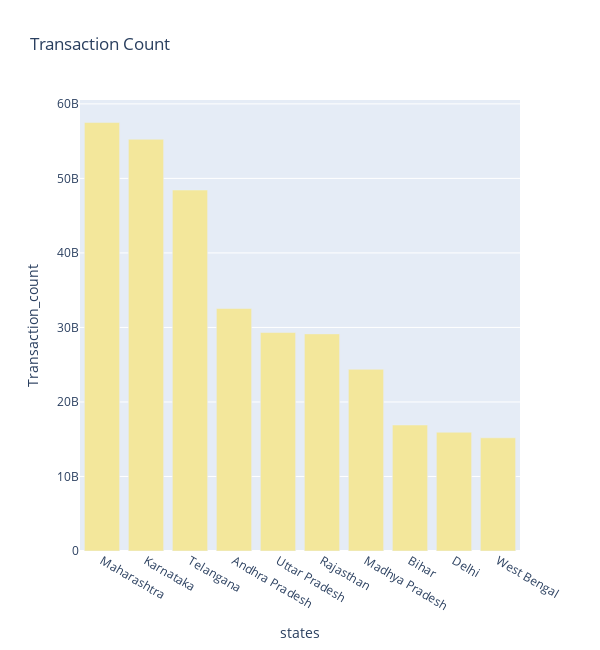
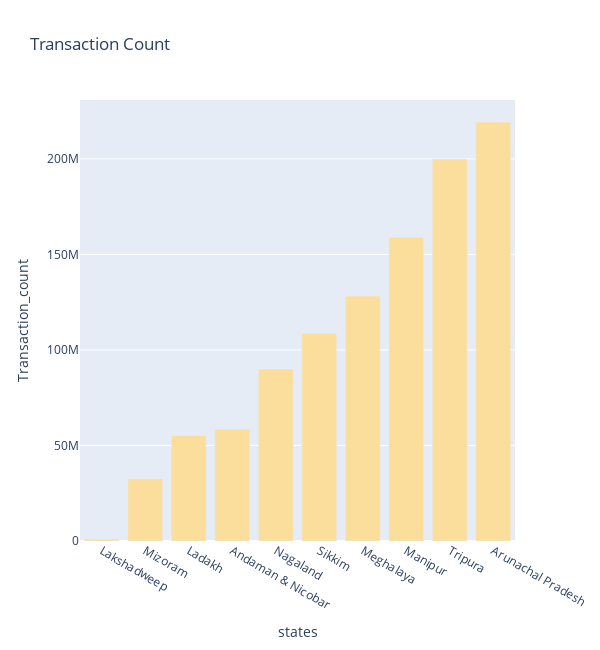
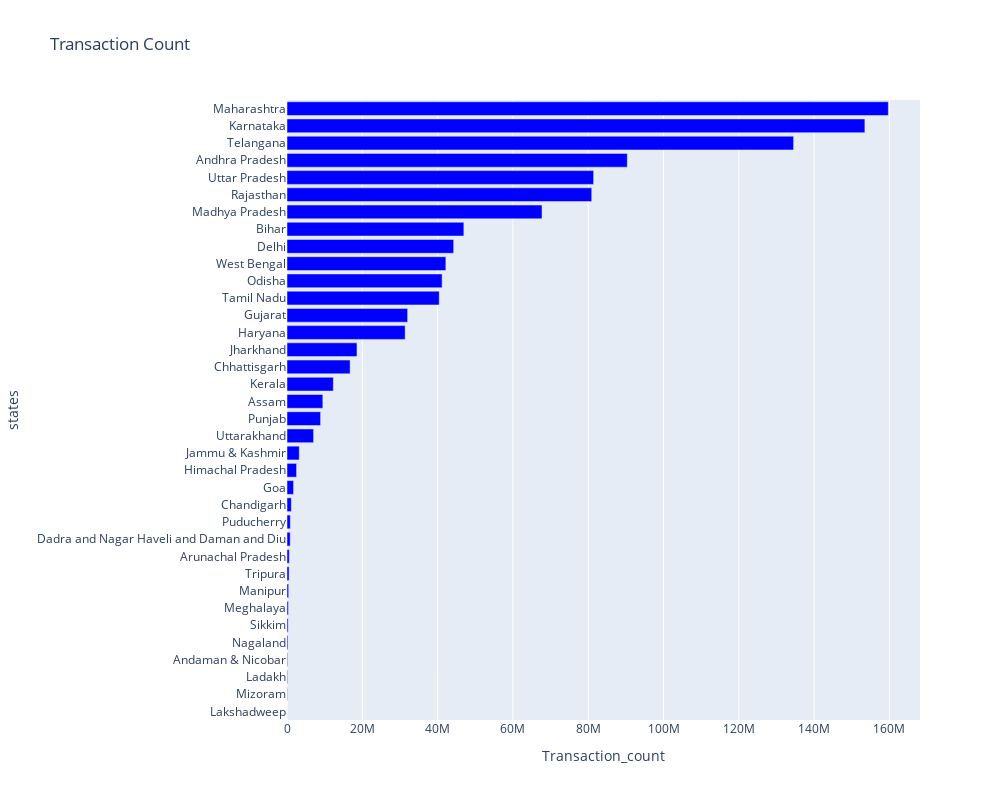

The notebook cell these images were saved under, in order:
### Code cell
Top_Chart_Transaction_Count("Aggregated_transaction")

### Figure 1 — Plotly figure (JSON) as saved in the notebook; plotly's stock layout.template omitted (floating-point values rounded to 4 significant figures)
{"data": [{"alignmentgroup": "True", "hovertemplate": "<b>%{hovertext}</b><br><br>states=%{x}<br>Transaction_count=%{y}<extra></extra>", "hovertext": ["Maharashtra", "Karnataka", "Telangana", "Andhra Pradesh", "Uttar Pradesh", "Rajasthan", "Madhya Pradesh", "Bihar", "Delhi", "West Bengal"], "legendgroup": "", "marker": {"color": "rgb(243, 231, 155)", "pattern": {"shape": ""}}, "name": "", "offsetgroup": "", "orientation": "v", "showlegend": false, "textposition": "auto", "type": "bar", "x": ["Maharashtra", "Karnataka", "Telangana", "Andhra Pradesh", "Uttar Pradesh", "Rajasthan", "Madhya Pradesh", "Bihar", "Delhi", "West Bengal"], "xaxis": "x", "y": [57492922845, 55248911271, 48436336470, 32535987096, 29315766069, 29134002609, 24382221288, 16907579274, 15934963752, 15187674798], "yaxis": "y"}], "layout": {"barmode": "relative", "height": 650, "legend": {"tracegroupgap": 0}, "title": {"text": "Transaction Count"}, "width": 600, "xaxis": {"anchor": "y", "domain": [0, 1], "title": {"text": "states"}}, "yaxis": {"anchor": "x", "domain": [0, 1], "title": {"text": "Transaction_count"}}}}

### Figure 2 — Plotly figure (JSON) as saved in the notebook; plotly's stock layout.template omitted (floating-point values rounded to 4 significant figures)
{"data": [{"alignmentgroup": "True", "hovertemplate": "<b>%{hovertext}</b><br><br>states=%{x}<br>Transaction_count=%{y}<extra></extra>", "hovertext": ["Lakshadweep", "Mizoram", "Ladakh", "Andaman & Nicobar", "Nagaland", "Sikkim", "Meghalaya", "Manipur", "Tripura", "Arunachal Pradesh"], "legendgroup": "", "marker": {"color": "rgb(252, 222, 156)", "pattern": {"shape": ""}}, "name": "", "offsetgroup": "", "orientation": "v", "showlegend": false, "textposition": "auto", "type": "bar", "x": ["Lakshadweep", "Mizoram", "Ladakh", "Andaman & Nicobar", "Nagaland", "Sikkim", "Meghalaya", "Manipur", "Tripura", "Arunachal Pradesh"], "xaxis": "x", "y": [1015434, 32607018, 55218738, 58576971, 90023796, 108665169, 128213976, 158972799, 199987710, 219293916], "yaxis": "y"}], "layout": {"barmode": "relative", "height": 650, "legend": {"tracegroupgap": 0}, "title": {"text": "Transaction Count"}, "width": 600, "xaxis": {"anchor": "y", "domain": [0, 1], "title": {"text": "states"}}, "yaxis": {"anchor": "x", "domain": [0, 1], "title": {"text": "Transaction_count"}}}}

### Figure 3 — Plotly figure (JSON) as saved in the notebook; plotly's stock layout.template omitted (floating-point values rounded to 4 significant figures)
{"data": [{"alignmentgroup": "True", "hovertemplate": "<b>%{hovertext}</b><br><br>Transaction_count=%{x}<br>states=%{y}<extra></extra>", "hovertext": ["Lakshadweep", "Mizoram", "Ladakh", "Andaman & Nicobar", "Nagaland", "Sikkim", "Meghalaya", "Manipur", "Tripura", "Arunachal Pradesh", "Dadra and Nagar Haveli and Daman and Diu", "Puducherry", "Chandigarh", "Goa", "Himachal Pradesh", "Jammu & Kashmir", "Uttarakhand", "Punjab", "Assam", "Kerala", "Chhattisgarh", "Jharkhand", "Haryana", "Gujarat", "Tamil Nadu", "Odisha", "West Bengal", "Delhi", "Bihar", "Madhya Pradesh", "Rajasthan", "Uttar Pradesh", "Andhra Pradesh", "Telangana", "Karnataka", "Maharashtra"], "legendgroup": "", "marker": {"color": "rgb(0,0,255)", "pattern": {"shape": ""}}, "name": "", "offsetgroup": "", "orientation": "h", "showlegend": false, "textposition": "auto", "type": "bar", "x": [2969.0, 90580.0, 153400.0, 162700.0, 250100.0, 301800.0, 356100.0, 441600.0, 555500.0, 609100.0, 856700.0, 883500.0, 1154000.0, 1750000.0, 2543000.0, 3262000.0, 7055000.0, 8924000.0, 9515000.0, 12310000.0, 16760000.0, 18590000.0, 31380000.0, 32040000.0, 40430000.0, 41190000.0, 42190000.0, 44260000.0, 46970000.0, 67730000.0, 80930000.0, 81430000.0, 90380000.0, 134500000.0, 153500000.0, 159700000.0], "xaxis": "x", "y": ["Lakshadweep", "Mizoram", "Ladakh", "Andaman & Nicobar", "Nagaland", "Sikkim", "Meghalaya", "Manipur", "Tripura", "Arunachal Pradesh", "Dadra and Nagar Haveli and Daman and Diu", "Puducherry", "Chandigarh", "Goa", "Himachal Pradesh", "Jammu & Kashmir", "Uttarakhand", "Punjab", "Assam", "Kerala", "Chhattisgarh", "Jharkhand", "Haryana", "Gujarat", "Tamil Nadu", "Odisha", "West Bengal", "Delhi", "Bihar", "Madhya Pradesh", "Rajasthan", "Uttar Pradesh", "Andhra Pradesh", "Telangana", "Karnataka", "Maharashtra"], "yaxis": "y"}], "layout": {"barmode": "relative", "height": 800, "legend": {"tracegroupgap": 0}, "title": {"text": "Transaction Count"}, "width": 1000, "xaxis": {"anchor": "y", "domain": [0, 1], "title": {"text": "Transaction_count"}}, "yaxis": {"anchor": "x", "domain": [0, 1], "title": {"text": "states"}}}}
